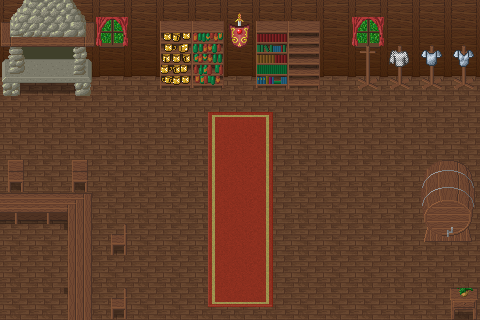

This is a level from a 2D game, rendered from its Tiled map with the project's own tilesets. A one-line summary and the map file follow, with tile-layer data summarised:
An orthogonal 15x10 tile map with 32x32 px tiles, 2 tile layers (Ground Layer, Alpha Layer) and 18 objects (Exit a).

<map version="1.0" orientation="orthogonal" width="15" height="10" tilewidth="32" tileheight="32">
 <tileset firstgid="1" name="Inn" tilewidth="32" tileheight="32">
  <image source="Inn.png" width="512" height="672" />
 </tileset>
 <layer name="Ground Layer" width="15" height="10">
  <data>[150 cells, 150 non-empty, 15 distinct tile ids]</data>
 </layer>
 <layer name="Alpha Layer" width="15" height="10">
  <data>[150 cells, 57 non-empty, 50 distinct tile ids]</data>
 </layer>
 <objectgroup name="Exit Tiles" width="15" height="10">
  <object name="Exit a" x="224" y="288" width="34" height="31" />
 </objectgroup>
 <objectgroup name="Collision" width="15" height="10">
  <properties>
   <property name="COLLISION" value="true" />
  </properties>
  <object x="110" y="298" width="17" height="20" />
  <object x="122" y="283" width="5" height="14" />
  <object x="123" y="222" width="5" height="14" />
  <object x="111" y="237" width="17" height="20" />
  <object x="71" y="161" width="18" height="30" />
  <object x="7" y="161" width="18" height="30" />
  <object x="1" y="193" width="89" height="25" />
  <object x="65" y="197" width="25" height="121" />
  <object x="1" y="61" width="91" height="33" />
  <object x="93" y="10" width="66" height="67" />
  <object x="159" y="9" width="67" height="77" />
  <object x="227" y="9" width="29" height="66" />
  <object x="256" y="7" width="63" height="80" />
  <object x="321" y="45" width="35" height="32" />
  <object x="357" y="46" width="121" height="44" />
  <object x="421" y="160" width="55" height="79" />
  <object x="450" y="287" width="27" height="30" />
 </objectgroup>
</map>